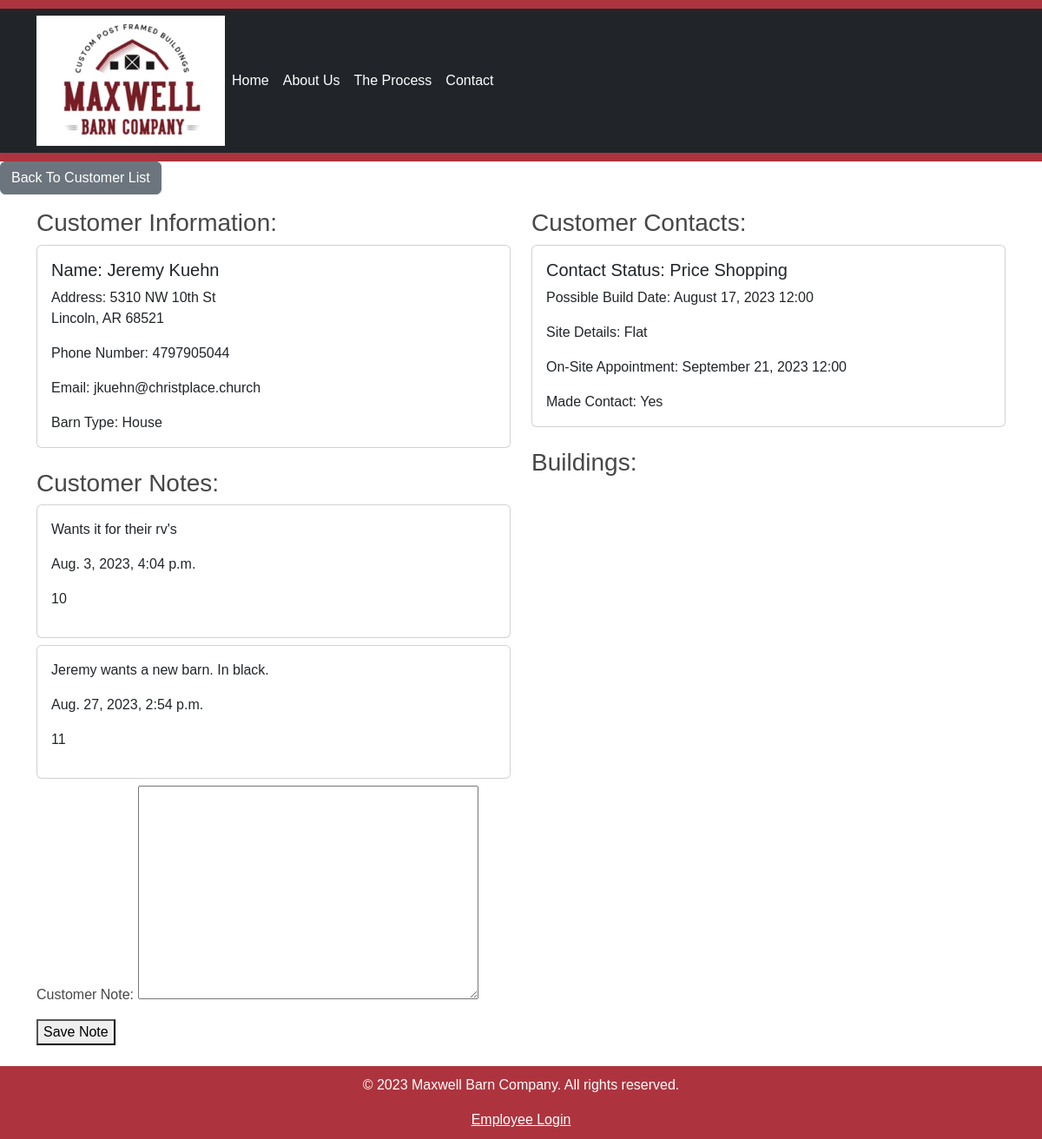
/8/customer_profile, run on an earlier commit of the app's database.
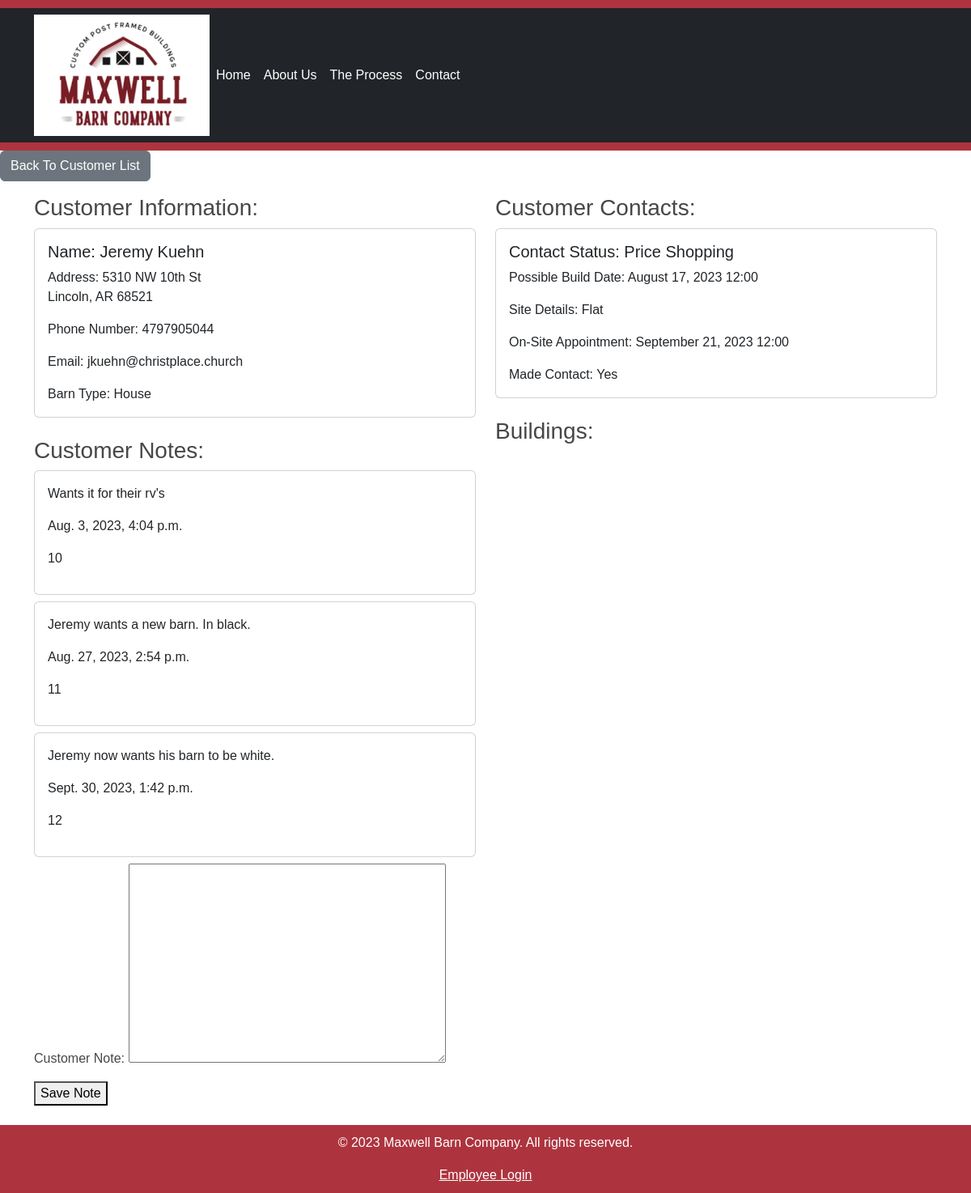
And on a later commit of the database.
### web/models.py (models this page shows, shortened)
class Customer(models.Model):
    name_first = models.CharField(max_length=64, verbose_name="First Name")
    name_last = models.CharField(max_length=64, verbose_name="Last Name")
    address = models.CharField(max_length=200)
    add_city = models.CharField(max_length=64, verbose_name="City")
    add_state = models.CharField(max_length=2, choices=STATE_CHOICES, verbose_name="State")
    zip = models.CharField(max_length=12, null=True, blank=True)
    phone_number = models.CharField(max_length=16, verbose_name="Phone Number")
    email = models.EmailField()
    date = models.DateTimeField(default=timezone.now)
    barn_type = models.CharField(max_length=20, choices=BARN_TYPE, verbose_name="Desired Structure Usuage", null=True, blank=True)
    archived = models.BooleanField(default=False)

class CustomerNote(models.Model):
    cust = models.ForeignKey(Customer, on_delete=models.CASCADE)
    cust_note = models.TextField(verbose_name="Customer Note")
    cust_note_date = models.DateTimeField(default=timezone.now)

class Contact(models.Model):
    cust = models.ForeignKey(Customer, on_delete=models.CASCADE)
    status = models.CharField(max_length=20, choices=CUST_STATUS)
    possible_build_date = models.DateTimeField(blank=True, null=True)
    site_details = models.TextField(verbose_name="Site Details")
    on_site_appointment = models.DateTimeField(blank=True, null=True)
    made_contact = models.BooleanField(default=False)

### web/views.py (the view)
# urls.py: path("<int:cust_id>/customer_profile", views.customer_profile, name="customer_profile"),
def customer_profile(request, cust_id):
    customer = Customer.objects.get(pk=cust_id)
    notes = CustomerNote.objects.filter(cust=customer)
    builds = Building.objects.filter(cust=customer)
    contact = Contact.objects.filter(cust=customer)
    return render(request, "web/customer_profile.html", {
        "customers": [customer],
        "notes": notes,
        "builds": builds,
        "contacts": contact,
        "customernoteform": CustomerNoteForm
    })

### web/templates/web/customer_profile.html (shortened to what this page needs)
{% extends "web/djangourllayout.html" %}
{% block content %}
<a href="{% url 'customer_list' %}" class="btn btn-secondary mb-3">Back To Customer List</a>
<div class="container">
    <div class="row">
        <div class="col-md-6">
            <h3>Customer Information:</h3>
            {% for customer in customers %}
            <div class="card mb-4">
                <div class="card-body">
                    <h5 class="card-title">Name: {{ customer.name_first }} {{ customer.name_last }}</h5>
                    <p class="card-text">Address: {{ customer.address }}<br>{{ customer.add_city }}, {{ customer.add_state }} {{ customer.zip }}</p>
                    <p class="card-text">Phone Number: {{ customer.phone_number }}</p>
                    <p class="card-text">Email: {{ customer.email }}</p>
                    <p class="card-text">Barn Type: {{ customer.barn_type }}</p>
                </div>
            </div>
            {% endfor %}
            <h3>Customer Notes:</h3>
            {% for note in notes %}
            <div class="card mb-2">
                <div class="card-body">
                    <p class="card-text">{{ note.cust_note }}</p>
                    <p class="card-text">{{ note.cust_note_date }}</p>
                    <p>{{ note.id }}</p>
                </div>
            </div>
            {% endfor %}
            <div>
                <form action="{% url 'note_add' %}" method="post">
                    {{ customernoteform.as_p}}
                    <button type="input" name="note_save">Save Note</button>
                </form>
            </div>
        </div>
        <div class="col-md-6">
            <h3>Customer Contacts:</h3>
            {% for contact in contacts %}
            <div class="card mb-4">
                <div class="card-body">
                    <h5 class="card-title">Contact Status: {{ contact.get_status_display }}</h5>
                    <p class="card-text">Possible Build Date: {% if contact.possible_build_date %}{{ contact.possible_build_date|date:"F d, Y H:i" }}{% else %}Not set{% endif %}</p>
                    <p class="card-text">Site Details: {{ contact.site_details }}</p>
                    <p class="card-text">On-Site Appointment: {% if contact.on_site_appointment %}{{ contact.on_site_appointment|date:"F d, Y H:i" }}{% else %}Not set{% endif %}</p>
                    <p class="card-text">Made Contact: {% if contact.made_contact %}Yes{% else %}No{% endif %}</p>
                </div>
            </div>
            {% endfor %}
            <h3>Buildings:</h3>
        </div>
    </div>
</div>
{% endblock %}

What changed in the data, as far as the page shows it:
added CustomerNote: cust_note "Jeremy now wants his barn to be white.", cust_note_date "Sept. 30, 2023, 1:42 p.m.", id "12"
